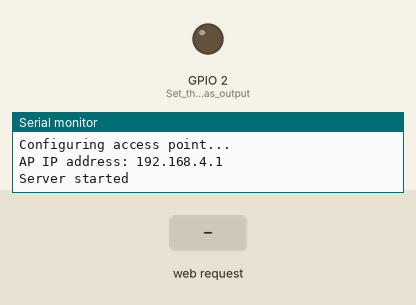
Simulated run of this sketch. Board: ESP32. Parts: output pins drawn as LEDs (lit = HIGH), the last lines printed to the serial monitor. The test bench sets the inputs (shaded band).

Above: at 1.2 s.
1.3 s: HTTP request GET /H received
At 1.9 s:
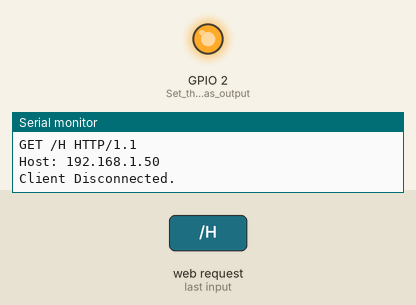
2.8 s: HTTP request GET /L received
At 4.2 s:
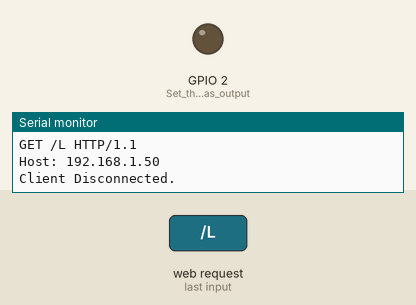
Timing chart, 0 to 5.8 s (numbered marks = the images above; inputs shaded):
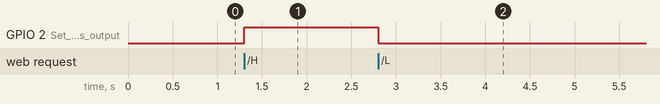

Measured:
- after the input at 1.3 s, GPIO 2 (Set_the_LED_pin_as_output): LOW → HIGH at once
- after the input at 2.8 s, GPIO 2 (Set_the_LED_pin_as_output): HIGH → LOW at once

The sketch:

wifi_test.ino
```cpp
/*WiFiAccessPoint.ino creates a wifi hotspot and provides a web service
  Steps:
  1. Connect to the wifi "yourAp"
  2. Access http://192.168.4.1/H to turn on the LED, or access http://192.168.4.1/L to turn off the LED*/

#include <WiFi.h>
#include <WiFiClient.h>
#include <WiFiAP.h>

// Set your wifi name and password
const char *ssid = "fran";
const char *password = "123456789";

WiFiServer server(80);

void setup() {
  pinMode(LED_BUILTIN, OUTPUT); //Set the LED pin as output
  Serial.begin(115200);
  Serial.println();
  Serial.println("Configuring access point...");

  // Configure wifi and get IP address
  WiFi.softAP(ssid, password);
  IPAddress myIP = WiFi.softAPIP();
  Serial.print("AP IP address: ");
  Serial.println(myIP);
  server.begin();
  Serial.println("Server started");
}

void loop() {
  WiFiClient client = server.available();   // Listen to the server

  if (client) {                             // If there is message from the server
    Serial.println("New Client.");           // Print the message on the serial port
    String currentLine = "";                // Create a String to save the incoming data from the client
    while (client.connected()) {
        char c = client.read();
        Serial.write(c);
        if (c == '\n') {
          if (currentLine.length() == 0) {
            client.println("HTTP/1.1 200 OK");
            client.println("Content-type:text/html");
            client.println();
            client.print("Click <a href=\"/H\">here</a> to turn ON the LED.<br>");
            client.print("Click <a href=\"/L\">here</a> to turn OFF the LED.<br>");
            client.println();
            break;
          } else {
            currentLine = "";
          }
        } else if (c != '\r') {
          currentLine += c;
        }
        if (currentLine.endsWith("GET /H")) {
          digitalWrite(LED_BUILTIN, HIGH);               // GET /H turns on the LED
        }
        if (currentLine.endsWith("GET /L")) {
          digitalWrite(LED_BUILTIN, LOW);                // GET /L turns off the LED
      }
    }
    client.stop();
    Serial.println("Client Disconnected.");
  }
}
```
